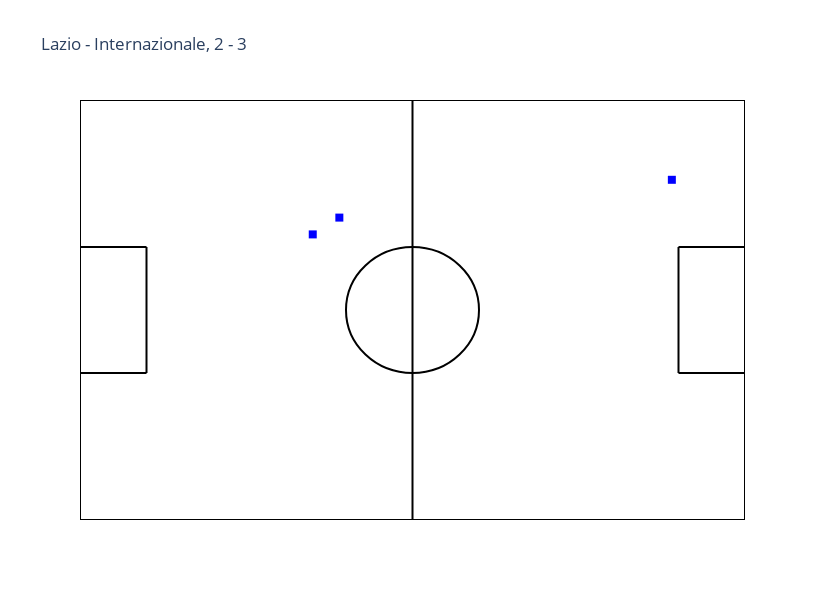

Write notebook code for a chart like this one.
### Code cell
player_id = 116349
visualize_events(event_name='Foul', player_id=player_id)

### Figure 1 — Plotly figure (JSON) as saved in the notebook; plotly's stock layout.template omitted (floating-point values rounded to 4 significant figures)
{"data": [{"marker": {"color": "red", "size": 8}, "mode": "markers", "name": "Lazio", "text": [], "type": "scatter", "x": [], "y": []}, {"marker": {"color": "blue", "size": 8, "symbol": "square"}, "mode": "markers", "name": "Internazionale", "text": ["Foul by M. Vecino (116349)", "Foul by M. Vecino (116349)", "Foul by M. Vecino (116349)"], "type": "scatter", "x": [39, 35, 89], "y": [72, 68, 81]}], "layout": {"autosize": false, "height": 600, "hovermode": "closest", "plot_bgcolor": "rgb(255, 255, 255)", "shapes": [{"line": {"color": "black"}, "type": "circle", "x0": 40, "x1": 60, "xref": "x", "y0": 35, "y1": 65, "yref": "y"}, {"line": {"color": "black"}, "type": "line", "x0": 0, "x1": 10, "xref": "x", "y0": 35, "y1": 35, "yref": "y"}, {"line": {"color": "black"}, "type": "line", "x0": 10, "x1": 10, "xref": "x", "y0": 35, "y1": 65, "yref": "y"}, {"line": {"color": "black"}, "type": "line", "x0": 10, "x1": 0, "xref": "x", "y0": 65, "y1": 65, "yref": "y"}, {"line": {"color": "black"}, "type": "line", "x0": 100, "x1": 90, "xref": "x", "y0": 35, "y1": 35, "yref": "y"}, {"line": {"color": "black"}, "type": "line", "x0": 90, "x1": 90, "xref": "x", "y0": 35, "y1": 65, "yref": "y"}, {"line": {"color": "black"}, "type": "line", "x0": 90, "x1": 100, "xref": "x", "y0": 65, "y1": 65, "yref": "y"}, {"line": {"color": "black"}, "type": "line", "x0": 50, "x1": 50, "xref": "x", "y0": 100, "y1": 0, "yref": "y"}, {"line": {"color": "black"}, "type": "line", "x0": 0, "x1": 0, "xref": "x", "y0": 0, "y1": 100, "yref": "y"}, {"line": {"color": "black"}, "type": "line", "x0": 100, "x1": 100, "xref": "x", "y0": 0, "y1": 100, "yref": "y"}, {"line": {"color": "black"}, "type": "line", "x0": 0, "x1": 100, "xref": "x", "y0": 100, "y1": 100, "yref": "y"}, {"line": {"color": "black"}, "type": "line", "x0": 0, "x1": 100, "xref": "x", "y0": 0, "y1": 0, "yref": "y"}], "title": {"text": "Lazio - Internazionale, 2 - 3"}, "width": 825, "xaxis": {"range": [0, 100], "showgrid": false, "showticklabels": false}, "yaxis": {"range": [0, 100], "showgrid": false, "showticklabels": false}}}
